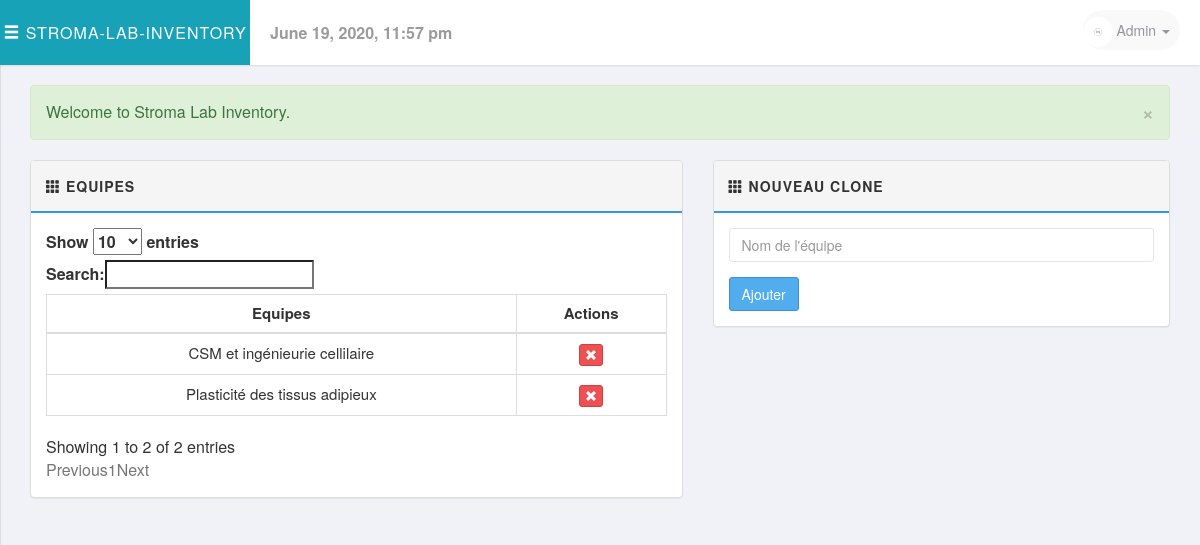
The app's page /php/teams.php (signed in) with its own data.
### tables this page shows
CREATE TABLE `equipes`
(
    `IdentifiantE` int(11)      NOT NULL,
    `NomE`         varchar(255) NOT NULL,
    `ThematiqueE`  varchar(255) NOT NULL
);

### includes/session.php (called while the page is built, shortened)
<?php
class Session
{
    public $msg;
    public function msg($type = '', $msg = '')
    {
        if (!empty($msg)) {
            if (strlen(trim($type)) == 1) {
                $type = str_replace(array('d', 'i', 'w', 's'), array('danger', 'info', 'warning', 'success'), $type);
            }
            $_SESSION['msg'][$type] = $msg;
        } else {
            return $this->msg;
        }
    }
    private function flash_msg()
    {
        if (isset($_SESSION['msg'])) {
            $this->msg = $_SESSION['msg'];
        } else {
            $this->msg;
        }
    }
}
$session = new Session();
$msg = $session->msg();
?>

### includes/sql.php (called while the page is built, shortened)
<?php
require_once('load.php');
function find_by_sql($sql)
{
    global $db;
    $result = $db->query($sql);
    $result_set = $db->while_loop($result);
    return $result_set;
}
function find_all_teams()
{
    $sql = "SELECT * FROM equipes";
    $result = find_by_sql($sql);
    return $result;
}
?>

### includes/database.php (called while the page is built, shortened)
<?php
class Mysqli_DB
{
    private $conn;
    public $query_id;
    public function db_connect()
    {
        $this->conn = mysqli_connect(DB_HOST, DB_USER, DB_PASS);
        if (!$this->conn) {
            die(" Database connection failed:" . mysqli_connect_error());
        } else {
            $select_db = $this->conn->select_db(DB_NAME);
        }
    }
    public function query($sql)
    {
        if (trim($sql != "")) {
            $this->query_id = $this->conn->query($sql);
        }
        return $this->query_id;
    }
    public function fetch_array($statement)
    {
        return mysqli_fetch_array($statement);
    }
    public function while_loop($loop)
    {
        $results = array();
        while ($result = $this->fetch_array($loop)) {
            $results[] = $result;
        }
        return $results;
    }
}
$db = new Mysqli_DB();
?>

### php/teams.php (the view, shortened to what this page needs)
<?php ob_start();
require_once('../includes/load.php');
$all_teams = find_all_teams();
?>
<?php include_once('../layouts/header.php'); ?>
    <div class="row">
        <div class="col-md-12">
            <?php echo display_msg($msg); ?>
        </div>
    </div>
    <div class="row">
        <div class="col-md-7">
            <div class="panel panel-default">
                <div class="panel-heading">
                    <strong>
                        <span class="glyphicon glyphicon-th"></span>
                        <span>Equipes</span>
                    </strong>
                </div>
                <div class="panel-body">
                    <table class="table table-bordered table-hover" id="JS-data-table-clones">
                        <thead>
                        <tr>
                            <th class="text-center">Equipes</th>
                            <th class="text-center">Actions</th>
                        </tr>
                        </thead>
                        <tbody>
                        <?php foreach ($all_teams as $team): ?>
                            <tr>
                                <td class="text-center"><?php echo remove_junk(ucfirst($team['NomE'])); ?></td>
                                <td class="text-center">
                                    <div class="btn-group">
                                        <a href="#" class="btn btn-xs btn-danger" title="Remove"
                                           data-href="delete_team.php?IdentifiantE=
                                       <?php echo (int)$team['IdentifiantE']; ?>" data-toggle="modal"
                                           data-target="#confirm-delete"><i class="glyphicon glyphicon-remove"></i>
                                        </a>
                                    </div>
                                </td>
                            </tr>
                        <?php endforeach; ?>
                        </tbody>
                    </table>
                </div>
            </div>
        </div>
        <div class="col-md-5">
            <div class="panel panel-default">
                <div class="panel-heading">
                    <strong>
                        <span class="glyphicon glyphicon-th"></span>
                        <span>Nouveau clone</span>
                    </strong>
                </div>
                <div class="panel-body">
                    <form method="post" action="#">
                        <div class="form-group">
                            <input type="text" class="form-control" name="team_name" placeholder="Nom de l'équipe ">
                        </div>
                        <button type="submit" name="add_team" class="btn btn-primary">Ajouter</button>
                    </form>
                </div>
            </div>
        </div>
    </div>
<?php include_once('../layouts/footer.php'); ?>

### libs/css/style.css (style rules this page uses)
body { font-family: 'Helvetica Neue', Helvetica, Arial, sans-serif; font-size: 16px; font-weight: 400; overflow-x: hidden; overflow-y: auto; background: #f1f2f7; height: 100%; width: 100%; }
a { text-decoration: none; color: #777777; }
.form-control { color: #646464; border: 1px solid #e6e6e6; border-radius: 3px; box-shadow: none; transition: all .15s ease-out; }
.btn { border-radius: 3px; transition: all 300ms ease-in-out; }
.btn-primary { color: #fff; background-color: #51aded; border-color: #3d8fd8 }
.btn-danger { background-color: #ed5153 }
table { font-size: 15px; }
.panel-default > .panel-heading { background-color: #f5f5f5; border-bottom: 2px solid #3498DB; font-size: 14px; text-transform: uppercase; letter-spacing: 1px; padding: 15px; }

### records on screen
equipes: NomE "Plasticité des tissus adipieux"
equipes: NomE "CSM et ingénieurie cellilaire"

### other values on screen
display_msg($msg) "Welcome to Stroma Lab Inventory."
